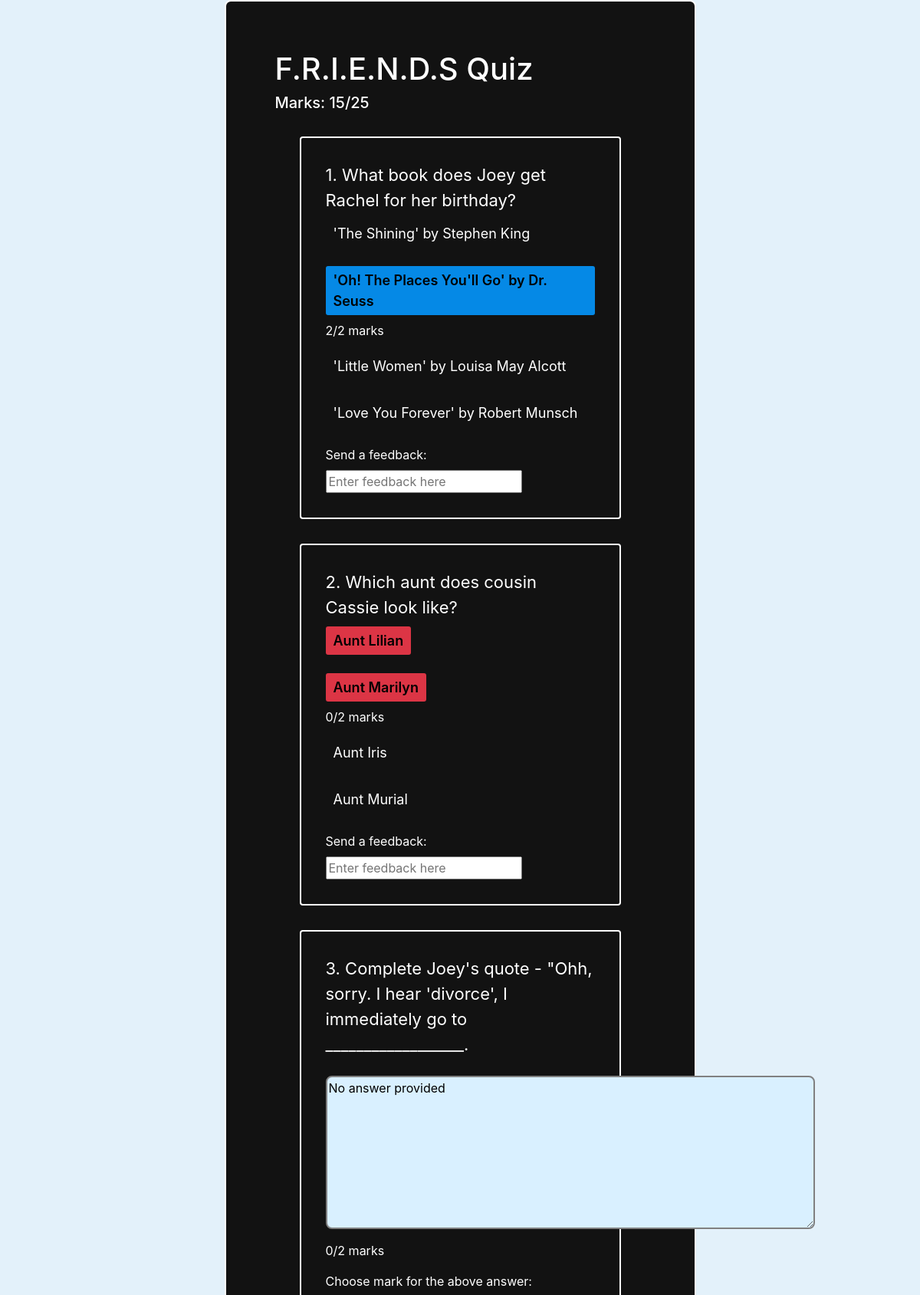
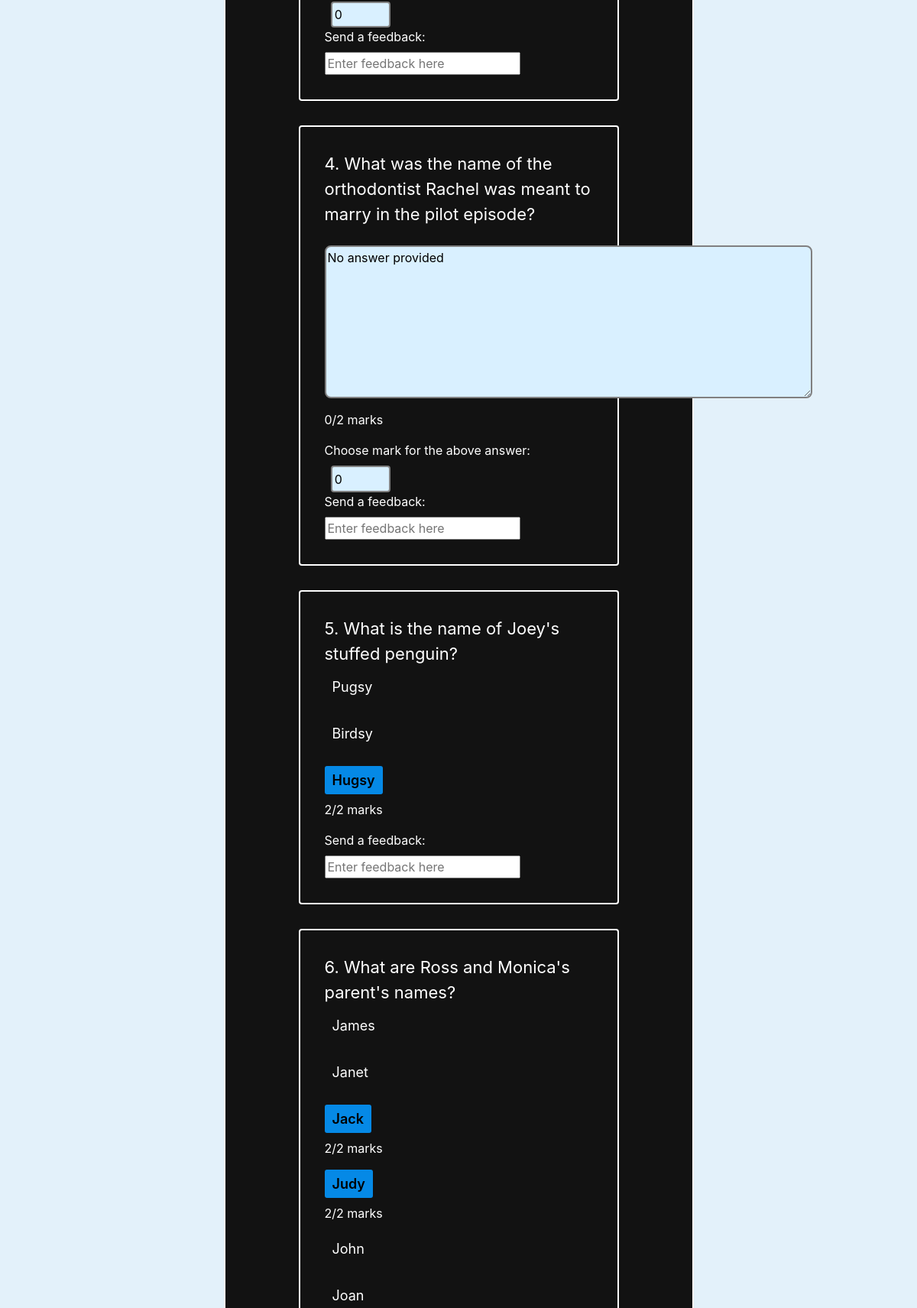
Screenshot of /my/quizzes/responses/Q71d617ce9eb9da47a00630be5b8a43b0/1/u2 (upper part) with the database file from the repository (2 pictures, top to bottom).
### tables this page shows
CREATE TABLE `quizzes` (
  `qid` int(11) NOT NULL,
  `uqid` varchar(35) NOT NULL,
  `qname` varchar(30) NOT NULL,
  `type` varchar(1) NOT NULL,
  `code` varchar(8) DEFAULT NULL,
  `create_time` varchar(50) DEFAULT NULL,
  `uid` int(11) NOT NULL
);

CREATE TABLE `questions` (
  `qnid` int(11) NOT NULL,
  `question_number` int(11) NOT NULL,
  `description` longtext NOT NULL,
  `type` varchar(4) DEFAULT NULL,
  `qid` int(11) NOT NULL
);

CREATE TABLE `options` (
  `oid` int(11) NOT NULL,
  `option_number` int(11) NOT NULL,
  `description` varchar(100) DEFAULT NULL,
  `isanswer` tinyint(4) NOT NULL,
  `weightage` int(3) NOT NULL DEFAULT 0,
  `qnid` int(11) NOT NULL
);

### Quiz/quiz.responses.php (the view, shortened to what this page needs)
<?php
  require_once "../includes/db.inc.php";
  if (empty($_GET['attemptno']) && empty($_GET['uname'])) {
    $selectResponsesQuery = $conn->prepare("SELECT users.uid, users.fname, users.lname, users.email, responses.attempt_no, responses.attempt_time
                                            FROM responses JOIN users ON responses.uid=users.uid
                                            WHERE qid IN (
                                              SELECT qid FROM quizzes WHERE uqid=:uqid
                                            )");
    $selectResponsesQuery->execute(array(
      ":uqid" => urldecode($_GET['uqid'])
    ));
    $responses = $selectResponsesQuery->fetchAll(PDO::FETCH_ASSOC);
    if ($responses !== false) {
      $responses = array_unique($responses, SORT_REGULAR);
    }
  } else {
    $selectQuizQuery = $conn->prepare("SELECT qid, qname, type, code, create_time
                                       FROM quizzes
                                       WHERE uqid = :uqid");
    $selectQuizQuery->execute(array(
      ":uqid" => urldecode($_GET['uqid'])
    ));
    $quiz = $selectQuizQuery->fetch(PDO::FETCH_ASSOC);
    if ($quiz !== false) {
      $selectQuestionQuery = $conn->prepare("SELECT qnid, question_number, description, type
                                             FROM questions
                                             WHERE qid = :qid");
      $selectQuestionQuery->execute(array(
        ":qid" => $quiz['qid']
      ));
      $questions = $selectQuestionQuery->fetchAll(PDO::FETCH_ASSOC);
      $marklist = array();
      if (isset($_GET['attemptno'])) {
        $responsesQuery = $conn->prepare("SELECT oid, response, weightage
                                          FROM responses
                                          WHERE attempt_no=:attno AND uid=:uid AND qid=:qid");
        $responsesQuery->execute(array(
          ":attno" => $_GET['attemptno'],
          ":uid" => ltrim($_GET['uname'], 'u'),
          ":qid" => $quiz['qid']
        ));
        $responseList = $responsesQuery->fetchAll(PDO::FETCH_ASSOC);
        $responses = array();
        $marks = 0;
        foreach ($responseList as $key => $value) {
          $responses[$value['oid']] = (!empty($value['response'])? $value['response']:"No answer provided");
          $marks += $value['weightage'];
          $marklist[$value['oid']] = $value['weightage'];
        }
      }
      $options = array();
      foreach ($questions as $index => $attributes) {
        $selectOptionQuery = $conn->prepare("SELECT oid, option_number, description, isanswer, weightage
                                             FROM options
                                             WHERE qnid = :qnid");
        $selectOptionQuery->execute(array(
          ":qnid" => $attributes['qnid']
        ));
        $options[$attributes['question_number']] = $selectOptionQuery->fetchAll(PDO::FETCH_ASSOC);
        foreach ($options[$attributes['question_number']] as $oindex => $option_attributes) {
          if (isset($responses[$options[$attributes['question_number']][$oindex]["oid"]])) {
            if ($options[$attributes['question_number']][$oindex]["isanswer"]) {
              $options[$attributes['question_number']][$oindex]["condition"] = "attended-correct";
            } else {
              $options[$attributes['question_number']][$oindex]["condition"] = "attended-incorrect";
            }
            if ($options[$attributes['question_number']][$oindex]["option_number"] == 0) {
              $options[$attributes['question_number']][$oindex]["condition"] = "attended-descriptive";
            }
          } else {
            if ($options[$attributes['question_number']][$oindex]["isanswer"]) {
              $options[$attributes['question_number']][$oindex]["condition"] = "unattended-correct";
            } else {
              $options[$attributes['question_number']][$oindex]["condition"] = "unattended-incorrect";
            }
          }
        }
      }
      $marksQuery = $conn->prepare("SELECT SUM(weightage) AS tot_mark
                                    FROM options
                                    WHERE (isanswer=1 OR option_number=0) AND qnid IN (
                                      SELECT qnid
                                      FROM questions
                                      WHERE qid = :qid
                                    );");
      $marksQuery->execute(array(
        ":qid" => $quiz['qid']
      ));
      $total_mark = $marksQuery->fetch(PDO::FETCH_ASSOC)['tot_mark'];
    }
  }
?>
<link rel="stylesheet" href="response_authenticate.css">
<?php if (empty($_GET['attemptno']) && empty($_GET['uname'])): ?>
  <?php if (!count($responses)): ?>
    <div class="no-response"<p>There are no responses to this quiz yet. Responses will be displayed here once they start coming in.</p></div>
  <?php endif; ?>
  <?php foreach ($responses as $index => $response): ?>
    <div class="card float-left">
        <p class="card-header"><?php echo $response['fname']." ".$response['lname'] ?></p>
          <div class="card-body">
        <p><?php echo $response['email'] ?></p>
        <p><?php echo "Attempt: ".$response['attempt_no'] ?></p>
        Attempted on:
        <p><?php echo date(DATE_COOKIE, $response['attempt_time']) ?></p>
        <a href=<?php echo "../my/quizzes/responses/".$_GET['uqid']."/".$response['attempt_no']."/u".$response['uid'] ?>>
          View attempt
        </a>
        <hr>
      </div>
    </div>
  <?php endforeach; ?>
<?php else: ?>
  <link rel="stylesheet" href="quiz_style.css">
  <form class="form-acknowledge" action=<?php echo $_SERVER['REQUEST_URI'] ?> method="post">
    <div class="row">
      <div class="col-3"></div>
        <div class="col-6 main">
          <div class="quiz-info-container">
            <?php if (!empty($_GET['uqid'])): ?>
              <h1 class="quiz-header"><?php echo $quiz['qname'] ?></h1>
              <h5 class="quiz-header"><?php echo "Marks: ".$marks."/".$total_mark ?></h5>
            <?php endif; ?>
          </div>
          <div class="quiz-questions-container">
            <?php foreach ($questions as $q_index => $q_attr): ?>
              <div class="preview-question-container">
                <p class="preview-question-description">
                  <?php echo htmlentities($q_attr['question_number'].'. '.$q_attr['description'], ENT_QUOTES, 'utf-8'); ?>
                </p>
                <?php foreach ($options[$q_attr['question_number']] as $o_index => $o_attr): ?>
                  <div class="preview-question-option-container">
                    <?php if ($q_attr['type'] == 'MCQ' || $q_attr['type'] == 'TF'): ?>
                      <label class="preview-question-option-label <?php echo $o_attr['condition']; ?>"
                             for=<?php echo $q_attr['question_number'].'-'.$o_attr['option_number']; ?>>
                        <?php echo htmlentities($o_attr['description'], ENT_QUOTES, 'utf-8'); ?>
                      </label>
                      <p>
                        <?php
                          if ($o_attr['condition'] == "attended-correct")
                            echo htmlentities($o_attr['weightage']."/".$o_attr['weightage']." marks", ENT_QUOTES, 'utf-8');
                          elseif ($o_attr['condition'] == "unattended-correct")
                            echo htmlentities("0/".$o_attr['weightage']." marks", ENT_QUOTES, 'utf-8');
                        ?>
                      </p>
                    <?php elseif ($q_attr['type'] == 'MCMQ'): ?>
                      <label class="preview-question-option-label <?php echo $o_attr['condition']; ?>"
                             for=<?php echo $q_attr['question_number'].'-'.$o_attr['option_number']; ?>>
                        <?php echo htmlentities($o_attr['description'], ENT_QUOTES, 'utf-8'); ?>
                      </label>
                      <p>
                        <?php
                          if ($o_attr['condition'] == "attended-correct")
                            echo htmlentities($o_attr['weightage']."/".$o_attr['weightage']." marks", ENT_QUOTES, 'utf-8');
                          elseif ($o_attr['condition'] == "unattended-correct")
                            echo htmlentities("0/".$o_attr['weightage']." marks", ENT_QUOTES, 'utf-8');
                        ?>
                      </p>
                    <?php elseif ($q_attr['type'] == 'D'): ?>
                      <textarea rows="8" cols="60" placeholder="Enter answer here" readonly><?php echo isset($responses[$o_attr['oid']])? $responses[$o_attr['oid']]:"No answer provided" ?></textarea>
                      <p>
                        <?php
                          if (isset($marklist[$o_attr['oid']]))
                            echo htmlentities($marklist[$o_attr['oid']]."/".$o_attr['weightage']." marks", ENT_QUOTES, 'utf-8');
                          else
                            echo htmlentities("0/".$o_attr['weightage']." marks", ENT_QUOTES, 'utf-8');
                        ?>
                      </p>
                      <label>Choose mark for the above answer: </label>
                      <input class="mark" type="number" name=<?php echo 'o'.$o_attr['oid'] ?> value="0" min="0" max=<?php echo $o_attr['weightage'] ?>>
                    <?php endif ?>
                  </div>
                <?php endforeach; ?>
                <label>Send a feedback: </label>
                <input clas="feedback" type="text" name=<?php echo 'q'.$q_attr['qnid'] ?> placeholder="Enter feedback here">
              </div>
            <?php endforeach; ?>
          </div>
        </div>
      <div class="col-3"></div>
    </div>
  </form>
<?php endif; ?>

### Quiz/response_authenticate.css (style rules this page uses)
.mark,.feedback { margin-left: 0.5rem; border: 2px solid grey; border-radius: 4px; background-color: #d9f0ff; }

### Quiz/quiz_style.css (style rules this page uses)
.quiz-header { color: white; }
body { background: #e3f1fa; }
input[type=text],select { background: white border:3px solid black; }
textarea { margin: 1rem 0; border-radius: 8px; border: 2px solid grey; background: #d9f0ff; }
.main { background: #121212; border: 2px solid white; border-radius: 8px; padding: 4rem; }
.preview-question-container { margin: 2rem; padding: 2rem; border: 2px solid white; border-radius: 4px; color: white; }
.preview-question-description { margin-bottom: 0.5rem; font-size: 22px; }
.preview-question-option-label { padding: 5px 10px; font-size: 18px; position: relative; text-align: left; border-radius: 3px; -webkit-transition: background 600ms ease, color 600ms ease; transition: background 600ms ease, color 600ms ease; }
label.attended-correct { background:#0589e6; font-weight: 600; color: black; }
label.attended-incorrect, label.unattended-correct { background:#DC3545; font-weight: 600; color: black; }

### rows the page displays
quizzes: qname "F.R.I.E.N.D.S Quiz"
questions: question_number+description "1. What book does Joey get Rachel for her birthday?"
options: description "'The Shining' by Stephen King"
options: description "'Oh! The Places You'll Go' by Dr. Seuss", weightage "2/2 marks"
options: description "'Little Women' by Louisa May Alcott"
options: description "'Love You Forever' by Robert Munsch"
questions: question_number+description "2. Which aunt does cousin Cassie look like?"
options: description "Aunt Lilian"
options: description "Aunt Marilyn", weightage "0/2 marks"
options: description "Aunt Iris"
options: description "Aunt Murial"
questions: question_number+description "3. Complete Joey's quote - \"Ohh, sorry. I hear 'divorce', I immediately go to __________________."
options: oid "No answer provided", oid+weightage "0/2 marks"
questions: question_number+description "4. What was the name of the orthodontist Rachel was meant to marry in the pilot episode?"
options: oid "No answer provided", oid+weightage "0/2 marks"
questions: question_number+description "5. What is the name of Joey's stuffed penguin?"
options: description "Pugsy"
options: description "Birdsy"
options: description "Hugsy", weightage "2/2 marks"
questions: question_number+description "6. What are Ross and Monica's parent's names?"
options: description "James"
options: description "Janet"
options: description "Jack", weightage "2/2 marks"
options: description "Judy", weightage "2/2 marks"
options: description "John"
options: description "Joan"

### other values shown
$marks "15"
$total_mark "25"
